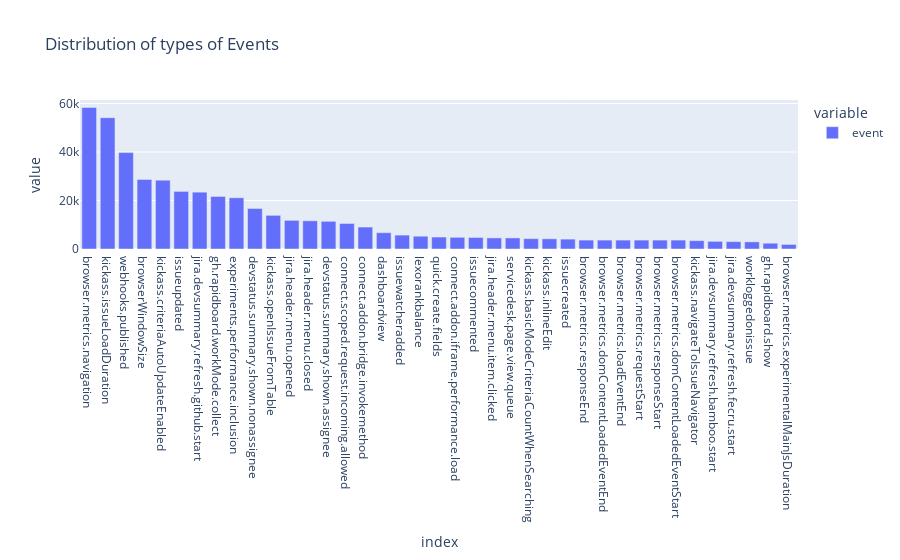

The notebook cell saved with this chart:
### Markdown cell above
Here we can see quite a wide distribution for events per user suggesting different user profiles of Jira. e.g. Power users vs. Typical users vs. Lite users.

We may want to investigate the types of events users are engaged in to verify these are valid actions.

At this point it's difficult to rule out any user activity without deep diving into types of events and event attributes.

### Code cell
event_count = df['event'].value_counts()
px.bar(event_count[1:40], title= "Distribution of types of Events").show()
#px.box(user_count, title = "Boxplot of events per user").show()

### Figure 1 — Plotly figure (JSON) as saved in the notebook; plotly's stock layout.template omitted (floating-point values rounded to 4 significant figures)
{"data": [{"alignmentgroup": "True", "hovertemplate": "variable=event<br>index=%{x}<br>value=%{y}<extra></extra>", "legendgroup": "event", "marker": {"color": "#636efa"}, "name": "event", "offsetgroup": "event", "orientation": "v", "showlegend": true, "textposition": "auto", "type": "bar", "x": ["browser.metrics.navigation", "kickass.issueLoadDuration", "webhooks.published", "browserWindowSize", "kickass.criteriaAutoUpdateEnabled", "issueupdated", "jira.devsummary.refresh.github.start", "gh.rapidboard.workMode.collect", "experiments.performance.inclusion", "devstatus.summary.shown.nonassignee", "kickass.openIssueFromTable", "jira.header.menu.opened", "jira.header.menu.closed", "devstatus.summary.shown.assignee", "connect.scoped.request.incoming.allowed", "connect.addon.bridge.invokemethod", "dashboardview", "issuewatcheradded", "lexorankbalance", "quick.create.fields", "connect.addon.iframe.performance.load", "issuecommented", "jira.header.menu.item.clicked", "servicedesk.page.view.queue", "kickass.basicModeCriteriaCountWhenSearching", "kickass.inlineEdit", "issuecreated", "browser.metrics.responseEnd", "browser.metrics.domContentLoadedEventEnd", "browser.metrics.loadEventEnd", "browser.metrics.requestStart", "browser.metrics.responseStart", "browser.metrics.domContentLoadedEventStart", "kickass.navigateToIssueNavigator", "jira.devsummary.refresh.bamboo.start", "jira.devsummary.refresh.fecru.start", "workloggedonissue", "gh.rapidboard.show", "browser.metrics.experimentalMainJsDuration"], "xaxis": "x", "y": [58381, 54177, 39757, 28702, 28400, 23761, 23439, 21679, 21130, 16708, 13884, 11819, 11635, 11423, 10535, 9050, 6726, 5734, 5281, 4925, 4827, 4756, 4578, 4571, 4278, 4202, 4075, 3673, 3673, 3673, 3673, 3673, 3673, 3442, 3158, 3041, 2940, 2388, 1888], "yaxis": "y"}], "layout": {"barmode": "relative", "legend": {"title": {"text": "variable"}, "tracegroupgap": 0}, "title": {"text": "Distribution of types of Events"}, "xaxis": {"anchor": "y", "domain": [0, 1], "title": {"text": "index"}}, "yaxis": {"anchor": "x", "domain": [0, 1], "title": {"text": "value"}}}}
